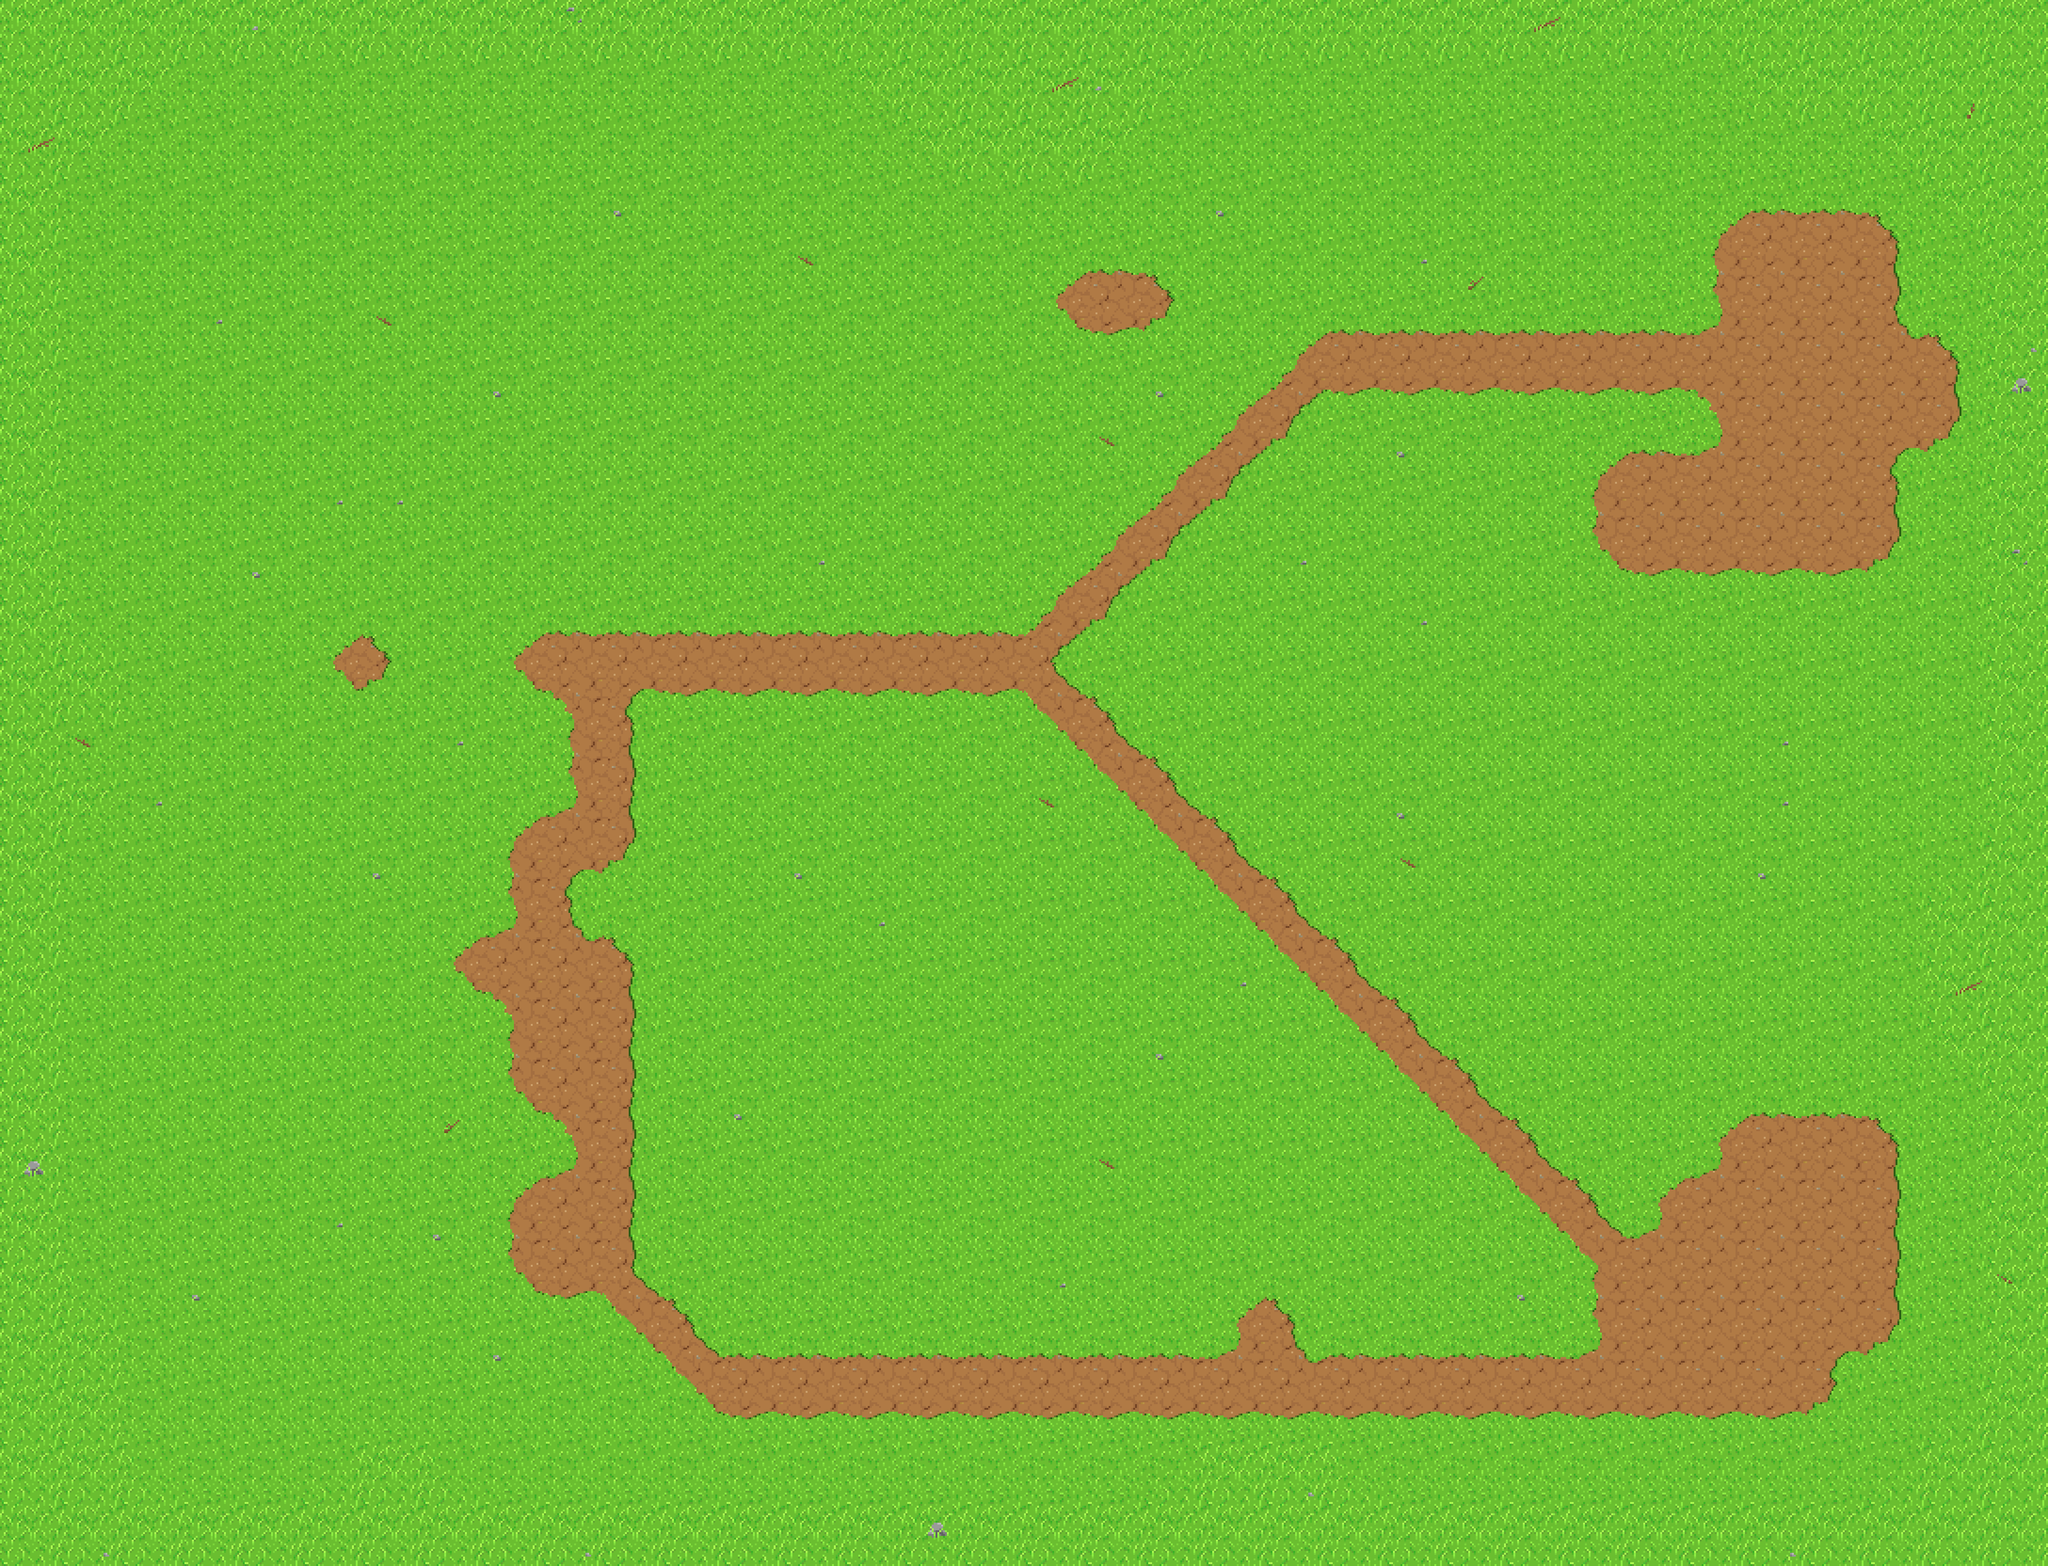

A level layout from a 2D game, rendered from its tile map. Below: a short description, then the map file with tile-grid data replaced by summaries:
An orthogonal 34x26 tile map with 128x128 px tiles, 1 tile layer (Tile Layer 1).

<map version="1.2" tiledversion="1.2.5" orientation="orthogonal" renderorder="right-down" width="34" height="26" tilewidth="128" tileheight="128" infinite="0" nextlayerid="2" nextobjectid="1">
 <tileset firstgid="1" name="tileset_2_4x_ex" tilewidth="128" tileheight="128" spacing="2" margin="1" tilecount="32" columns="8">
  <grid orientation="orthogonal" width="182" height="128" />
  <image source="tileset_2_4x_ex.png" width="1040" height="520" />
 </tileset>
 <layer id="1" name="Tile Layer 1" width="34" height="26">
  <data>[884 cells, 884 non-empty, 32 distinct tile ids]</data>
 </layer>
</map>